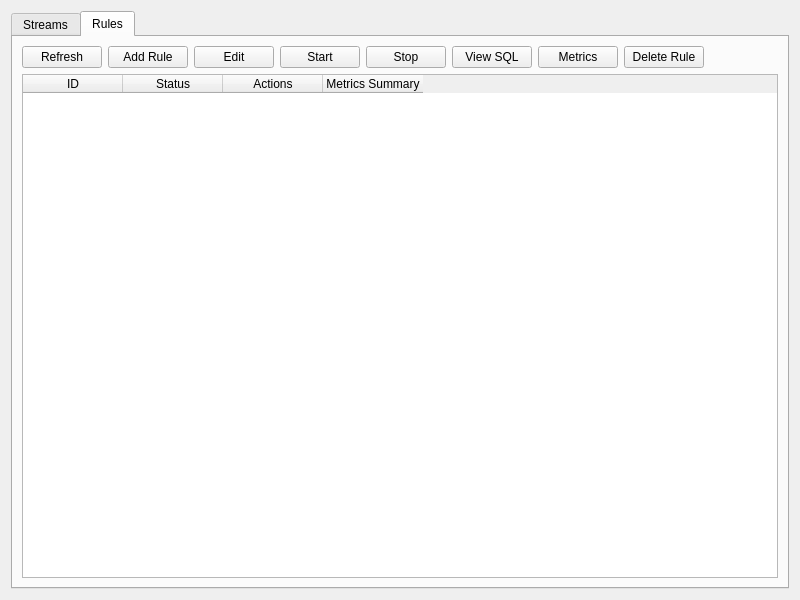
<?xml version="1.0" encoding="UTF-8"?>
<ui version="4.0">
 <class>RulesEngineView</class>
 <widget class="QWidget" name="RulesEngineView">
  <property name="geometry">
   <rect>
    <x>0</x>
    <y>0</y>
    <width>800</width>
    <height>600</height>
   </rect>
  </property>
  <layout class="QVBoxLayout" name="verticalLayout">
   <item>
    <widget class="QTabWidget" name="tabWidget">
     <property name="currentIndex">
      <number>1</number>
     </property>
     <widget class="QWidget" name="streamsTab">
      <attribute name="title">
       <string>Streams</string>
      </attribute>
      <layout class="QVBoxLayout" name="verticalLayout_2">
       <item>
        <layout class="QHBoxLayout" name="sToolbar">
         <item>
          <widget class="QPushButton" name="btnRefreshStreams">
           <property name="text">
            <string>Refresh</string>
           </property>
          </widget>
         </item>
         <item>
          <widget class="QPushButton" name="btnAddStream">
           <property name="text">
            <string>Add Stream</string>
           </property>
          </widget>
         </item>
         <item>
          <widget class="QPushButton" name="btnDeleteStream">
           <property name="text">
            <string>Delete Stream</string>
           </property>
           <property name="styleSheet">
            <string>background-color: #e74c3c; color: white;</string>
           </property>
          </widget>
         </item>
         <item>
          <spacer name="horizontalSpacer">
           <property name="orientation">
            <enum>Qt::Horizontal</enum>
           </property>
           <property name="sizeHint" stdset="0">
            <size>
             <width>40</width>
             <height>20</height>
            </size>
           </property>
          </spacer>
         </item>
        </layout>
       </item>
       <item>
        <widget class="QTableWidget" name="streamsTable">
         <property name="selectionBehavior">
          <enum>QAbstractItemView::SelectRows</enum>
         </property>
         <column>
          <property name="text">
           <string>Stream Name</string>
          </property>
         </column>
        </widget>
       </item>
      </layout>
     </widget>
     <widget class="QWidget" name="rulesTab">
      <attribute name="title">
       <string>Rules</string>
      </attribute>
      <layout class="QVBoxLayout" name="verticalLayout_3">
       <item>
        <layout class="QHBoxLayout" name="rToolbar">
         <item>
          <widget class="QPushButton" name="btnRefreshRules">
           <property name="text">
            <string>Refresh</string>
           </property>
          </widget>
         </item>
         <item>
          <widget class="QPushButton" name="btnAddRule">
           <property name="text">
            <string>Add Rule</string>
           </property>
          </widget>
         </item>
         <item>
          <widget class="QPushButton" name="btnEditRule">
           <property name="text">
            <string>Edit</string>
           </property>
          </widget>
         </item>
         <item>
          <widget class="QPushButton" name="btnStartRule">
           <property name="text">
            <string>Start</string>
           </property>
          </widget>
         </item>
         <item>
          <widget class="QPushButton" name="btnStopRule">
           <property name="text">
            <string>Stop</string>
           </property>
          </widget>
         </item>
         <item>
          <widget class="QPushButton" name="btnViewSql">
           <property name="text">
            <string>View SQL</string>
           </property>
          </widget>
         </item>
         <item>
          <widget class="QPushButton" name="btnMetrics">
           <property name="text">
            <string>Metrics</string>
           </property>
          </widget>
         </item>
         <item>
          <widget class="QPushButton" name="btnDeleteRule">
           <property name="text">
            <string>Delete Rule</string>
           </property>
          </widget>
         </item>
         <item>
          <spacer name="horizontalSpacer_2">
           <property name="orientation">
            <enum>Qt::Horizontal</enum>
           </property>
           <property name="sizeHint" stdset="0">
            <size>
             <width>40</width>
             <height>20</height>
            </size>
           </property>
          </spacer>
         </item>
        </layout>
       </item>
       <item>
        <widget class="QTableWidget" name="rulesTable">
         <property name="selectionBehavior">
          <enum>QAbstractItemView::SelectRows</enum>
         </property>
         <column>
          <property name="text">
           <string>ID</string>
          </property>
         </column>
         <column>
          <property name="text">
           <string>Status</string>
          </property>
         </column>
         <column>
          <property name="text">
           <string>Actions</string>
          </property>
         </column>
         <column>
          <property name="text">
           <string>Metrics Summary</string>
          </property>
         </column>
        </widget>
       </item>
      </layout>
     </widget>
    </widget>
   </item>
  </layout>
 </widget>
 <resources/>
 <connections/>
</ui>
